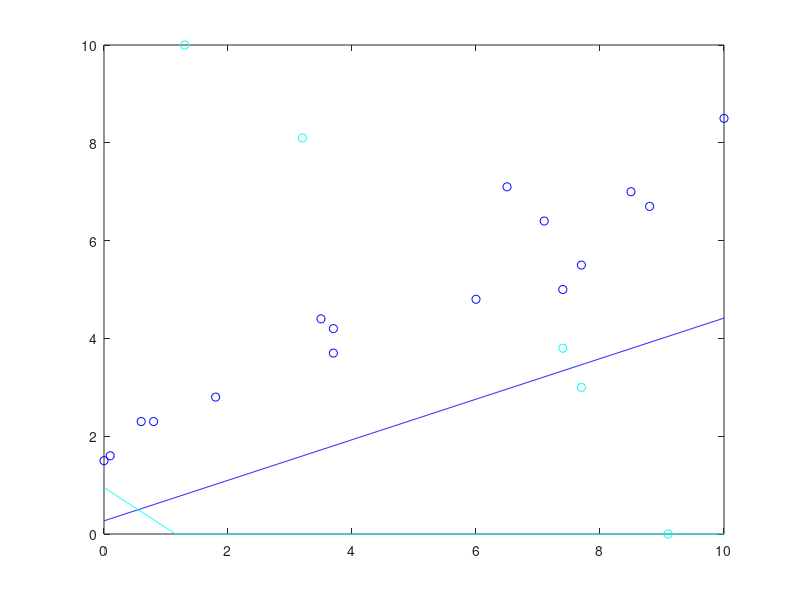

The MATLAB source for this figure:
x0 = 0.000000:.01:10.000000;
c0 = [3.700000 4.200000 ;
0.000000 1.500000 ;
7.400000 5.000000 ;
10.000000 8.500000 ;
8.500000 7.000000 ;
6.500000 7.100000 ;
1.800000 2.800000 ;
0.800000 2.300000 ;
0.600000 2.300000 ;
3.500000 4.400000 ;
6.000000 4.800000 ;
3.700000 3.700000 ;
0.100000 1.600000 ;
7.100000 6.400000 ;
7.700000 5.500000 ;
8.800000 6.700000 ;
];
y_c0 =  - -0.382997 / 0.92375 * x0  + 0.248426 / 0.92375;
c1 = [7.700000 3.000000 ;
1.300000 10.000000 ;
3.200000 8.100000 ;
7.400000 3.800000 ;
9.100000 0.000000 ;
];
y_c1 =  - 0.633802 / 0.773495 * x0  + 0.733282 / 0.773495;
colors = jet(2);
if (size(c0) >0) plot (c0(:,1), c0(:,2),'o', 'color', colors(1,:)); end
hold on;
if (size(c1) >0) plot (c1(:,1), c1(:,2),'o', 'color', colors(2,:)); end
hold on;
for i = 1 : size(y_c0, 2) 
 if y_c0(i) > 10.000000 
 y_c0(i) = 10.000000; 
 end 
 if y_c0(i) < 0.000000 
 y_c0(i) = 0.000000; 
 end 
 end
for i = 1 : size(y_c1, 2) 
 if y_c1(i) > 10.000000 
 y_c1(i) = 10.000000; 
 end 
 if y_c1(i) < 0.000000 
 y_c1(i) = 0.000000; 
 end 
 end
plot(x0, y_c0, 'color', colors(1,:));
hold on;
plot(x0, y_c1, 'color', colors(2,:));
hold on;
